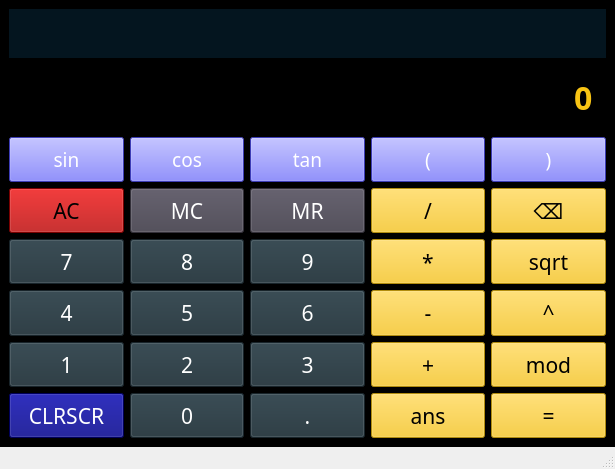
<?xml version="1.0" encoding="UTF-8"?>
<ui version="4.0">
 <class>Calculator</class>
 <widget class="QMainWindow" name="Calculator">
  <property name="geometry">
   <rect>
    <x>0</x>
    <y>0</y>
    <width>615</width>
    <height>469</height>
   </rect>
  </property>
  <property name="windowTitle">
   <string>Calculator</string>
  </property>
  <property name="styleSheet">
   <string notr="true"/>
  </property>
  <widget class="QWidget" name="centralwidget">
   <property name="styleSheet">
    <string notr="true">QWidget {
	background: #000000
}</string>
   </property>
   <layout class="QGridLayout" name="gridLayout">
    <item row="7" column="1">
     <widget class="QPushButton" name="digBtn5">
      <property name="sizePolicy">
       <sizepolicy hsizetype="Preferred" vsizetype="Preferred">
        <horstretch>0</horstretch>
        <verstretch>0</verstretch>
       </sizepolicy>
      </property>
      <property name="font">
       <font>
        <family>Raleway Medium</family>
        <pointsize>16</pointsize>
        <weight>50</weight>
        <bold>false</bold>
       </font>
      </property>
      <property name="styleSheet">
       <string notr="true">QPushButton {
	background-color: #22333B;
	color: #ffffff;
	padding: 5px;
}</string>
      </property>
      <property name="text">
       <string>5</string>
      </property>
     </widget>
    </item>
    <item row="5" column="1">
     <widget class="QPushButton" name="mcBtn">
      <property name="sizePolicy">
       <sizepolicy hsizetype="Preferred" vsizetype="Preferred">
        <horstretch>0</horstretch>
        <verstretch>0</verstretch>
       </sizepolicy>
      </property>
      <property name="font">
       <font>
        <family>Raleway Medium</family>
        <pointsize>16</pointsize>
        <weight>50</weight>
        <bold>false</bold>
       </font>
      </property>
      <property name="styleSheet">
       <string notr="true">QPushButton {
	background-color: #474350;
	color: #ffffff;
	padding: 5px;
}</string>
      </property>
      <property name="text">
       <string>MC</string>
      </property>
     </widget>
    </item>
    <item row="3" column="1">
     <widget class="QPushButton" name="cosBtn">
      <property name="sizePolicy">
       <sizepolicy hsizetype="Preferred" vsizetype="Preferred">
        <horstretch>0</horstretch>
        <verstretch>0</verstretch>
       </sizepolicy>
      </property>
      <property name="font">
       <font>
        <family>Raleway Medium</family>
        <pointsize>14</pointsize>
       </font>
      </property>
      <property name="styleSheet">
       <string notr="true">QPushButton {
	background: rgb(85, 85, 255);
	color: #ffffff;
}</string>
      </property>
      <property name="text">
       <string>cos</string>
      </property>
     </widget>
    </item>
    <item row="8" column="2">
     <widget class="QPushButton" name="digBtn3">
      <property name="sizePolicy">
       <sizepolicy hsizetype="Preferred" vsizetype="Preferred">
        <horstretch>0</horstretch>
        <verstretch>0</verstretch>
       </sizepolicy>
      </property>
      <property name="font">
       <font>
        <family>Raleway Medium</family>
        <pointsize>16</pointsize>
        <weight>50</weight>
        <bold>false</bold>
       </font>
      </property>
      <property name="styleSheet">
       <string notr="true">QPushButton {
	background-color: #22333B;
	color: #ffffff;
	padding: 5px;
}</string>
      </property>
      <property name="text">
       <string>3</string>
      </property>
     </widget>
    </item>
    <item row="3" column="4">
     <widget class="QPushButton" name="closeBrBtn">
      <property name="sizePolicy">
       <sizepolicy hsizetype="Preferred" vsizetype="Preferred">
        <horstretch>0</horstretch>
        <verstretch>0</verstretch>
       </sizepolicy>
      </property>
      <property name="font">
       <font>
        <family>Raleway Medium</family>
        <pointsize>14</pointsize>
       </font>
      </property>
      <property name="styleSheet">
       <string notr="true">QPushButton {
	background: rgb(85, 85, 255);
	color: #ffffff;
}</string>
      </property>
      <property name="text">
       <string>)</string>
      </property>
     </widget>
    </item>
    <item row="6" column="4">
     <widget class="QPushButton" name="sqrtBtn">
      <property name="sizePolicy">
       <sizepolicy hsizetype="Preferred" vsizetype="Preferred">
        <horstretch>0</horstretch>
        <verstretch>0</verstretch>
       </sizepolicy>
      </property>
      <property name="font">
       <font>
        <family>Raleway Medium</family>
        <pointsize>16</pointsize>
        <weight>50</weight>
        <bold>false</bold>
       </font>
      </property>
      <property name="styleSheet">
       <string notr="true">QPushButton {
	background-color: #f8c414;
	color: #000000;
	padding: 5px;
}</string>
      </property>
      <property name="text">
       <string>sqrt</string>
      </property>
     </widget>
    </item>
    <item row="3" column="2">
     <widget class="QPushButton" name="tanBtn">
      <property name="sizePolicy">
       <sizepolicy hsizetype="Preferred" vsizetype="Preferred">
        <horstretch>0</horstretch>
        <verstretch>0</verstretch>
       </sizepolicy>
      </property>
      <property name="font">
       <font>
        <family>Raleway Medium</family>
        <pointsize>14</pointsize>
       </font>
      </property>
      <property name="styleSheet">
       <string notr="true">QPushButton {
	background: rgb(85, 85, 255);
	color: #ffffff;
}</string>
      </property>
      <property name="text">
       <string>tan</string>
      </property>
     </widget>
    </item>
    <item row="9" column="3">
     <widget class="QPushButton" name="ansBtn">
      <property name="sizePolicy">
       <sizepolicy hsizetype="Preferred" vsizetype="Preferred">
        <horstretch>0</horstretch>
        <verstretch>0</verstretch>
       </sizepolicy>
      </property>
      <property name="font">
       <font>
        <family>Raleway Medium</family>
        <pointsize>16</pointsize>
        <weight>50</weight>
        <bold>false</bold>
       </font>
      </property>
      <property name="styleSheet">
       <string notr="true">QPushButton {
	background-color: #f8c414;
	color: #000000;
	padding: 5px;
}</string>
      </property>
      <property name="text">
       <string>ans</string>
      </property>
     </widget>
    </item>
    <item row="9" column="1">
     <widget class="QPushButton" name="digBtn0">
      <property name="sizePolicy">
       <sizepolicy hsizetype="Preferred" vsizetype="Preferred">
        <horstretch>0</horstretch>
        <verstretch>0</verstretch>
       </sizepolicy>
      </property>
      <property name="font">
       <font>
        <family>Raleway Medium</family>
        <pointsize>16</pointsize>
        <weight>50</weight>
        <bold>false</bold>
       </font>
      </property>
      <property name="styleSheet">
       <string notr="true">QPushButton {
	background-color: #22333B;
	color: #ffffff;
	padding: 5px;
}</string>
      </property>
      <property name="text">
       <string>0</string>
      </property>
     </widget>
    </item>
    <item row="7" column="0">
     <widget class="QPushButton" name="digBtn4">
      <property name="sizePolicy">
       <sizepolicy hsizetype="Preferred" vsizetype="Preferred">
        <horstretch>0</horstretch>
        <verstretch>0</verstretch>
       </sizepolicy>
      </property>
      <property name="font">
       <font>
        <family>Raleway Medium</family>
        <pointsize>16</pointsize>
        <weight>50</weight>
        <bold>false</bold>
       </font>
      </property>
      <property name="styleSheet">
       <string notr="true">QPushButton {
	background-color: #22333B;
	color: #ffffff;
	padding: 5px;
}</string>
      </property>
      <property name="text">
       <string>4</string>
      </property>
     </widget>
    </item>
    <item row="5" column="3">
     <widget class="QPushButton" name="divBtn">
      <property name="sizePolicy">
       <sizepolicy hsizetype="Preferred" vsizetype="Preferred">
        <horstretch>0</horstretch>
        <verstretch>0</verstretch>
       </sizepolicy>
      </property>
      <property name="font">
       <font>
        <family>Raleway Medium</family>
        <pointsize>16</pointsize>
        <weight>50</weight>
        <bold>false</bold>
       </font>
      </property>
      <property name="styleSheet">
       <string notr="true">QPushButton {
	background-color: #f8c414;
	color: #000000;
	padding: 5px;
}</string>
      </property>
      <property name="text">
       <string>/</string>
      </property>
     </widget>
    </item>
    <item row="5" column="2">
     <widget class="QPushButton" name="mrBtn">
      <property name="sizePolicy">
       <sizepolicy hsizetype="Preferred" vsizetype="Preferred">
        <horstretch>0</horstretch>
        <verstretch>0</verstretch>
       </sizepolicy>
      </property>
      <property name="font">
       <font>
        <family>Raleway Medium</family>
        <pointsize>16</pointsize>
        <weight>50</weight>
        <bold>false</bold>
       </font>
      </property>
      <property name="styleSheet">
       <string notr="true">QPushButton {
	background-color: #474350;
	color: #ffffff;
	padding: 5px;
}</string>
      </property>
      <property name="text">
       <string>MR</string>
      </property>
     </widget>
    </item>
    <item row="5" column="4">
     <widget class="QPushButton" name="delBtn">
      <property name="sizePolicy">
       <sizepolicy hsizetype="Preferred" vsizetype="Preferred">
        <horstretch>0</horstretch>
        <verstretch>0</verstretch>
       </sizepolicy>
      </property>
      <property name="font">
       <font>
        <family>Raleway Medium</family>
        <pointsize>16</pointsize>
        <weight>50</weight>
        <bold>false</bold>
       </font>
      </property>
      <property name="styleSheet">
       <string notr="true">QPushButton {
	background-color: #f8c414;
	color: #000000;
	padding: 5px;
}</string>
      </property>
      <property name="text">
       <string>⌫</string>
      </property>
     </widget>
    </item>
    <item row="8" column="4">
     <widget class="QPushButton" name="modBtn">
      <property name="sizePolicy">
       <sizepolicy hsizetype="Preferred" vsizetype="Preferred">
        <horstretch>0</horstretch>
        <verstretch>0</verstretch>
       </sizepolicy>
      </property>
      <property name="font">
       <font>
        <family>Raleway Medium</family>
        <pointsize>16</pointsize>
        <weight>50</weight>
        <bold>false</bold>
       </font>
      </property>
      <property name="styleSheet">
       <string notr="true">QPushButton {
	background-color: #f8c414;
	color: #000000;
	padding: 5px;
}</string>
      </property>
      <property name="text">
       <string>mod</string>
      </property>
     </widget>
    </item>
    <item row="8" column="0">
     <widget class="QPushButton" name="digBtn1">
      <property name="sizePolicy">
       <sizepolicy hsizetype="Preferred" vsizetype="Preferred">
        <horstretch>0</horstretch>
        <verstretch>0</verstretch>
       </sizepolicy>
      </property>
      <property name="font">
       <font>
        <family>Raleway Medium</family>
        <pointsize>16</pointsize>
        <weight>50</weight>
        <bold>false</bold>
       </font>
      </property>
      <property name="styleSheet">
       <string notr="true">QPushButton {
	background-color: #22333B;
	color: #ffffff;
	padding: 5px;
}</string>
      </property>
      <property name="text">
       <string>1</string>
      </property>
     </widget>
    </item>
    <item row="7" column="4">
     <widget class="QPushButton" name="powBtn">
      <property name="sizePolicy">
       <sizepolicy hsizetype="Preferred" vsizetype="Preferred">
        <horstretch>0</horstretch>
        <verstretch>0</verstretch>
       </sizepolicy>
      </property>
      <property name="font">
       <font>
        <family>Raleway Medium</family>
        <pointsize>16</pointsize>
        <weight>50</weight>
        <bold>false</bold>
       </font>
      </property>
      <property name="styleSheet">
       <string notr="true">QPushButton {
	background-color: #f8c414;
	color: #000000;
	padding: 5px;
}</string>
      </property>
      <property name="text">
       <string>^</string>
      </property>
     </widget>
    </item>
    <item row="7" column="2">
     <widget class="QPushButton" name="digBtn6">
      <property name="sizePolicy">
       <sizepolicy hsizetype="Preferred" vsizetype="Preferred">
        <horstretch>0</horstretch>
        <verstretch>0</verstretch>
       </sizepolicy>
      </property>
      <property name="font">
       <font>
        <family>Raleway Medium</family>
        <pointsize>16</pointsize>
        <weight>50</weight>
        <bold>false</bold>
       </font>
      </property>
      <property name="styleSheet">
       <string notr="true">QPushButton {
	background-color: #22333B;
	color: #ffffff;
	padding: 5px;
}</string>
      </property>
      <property name="text">
       <string>6</string>
      </property>
     </widget>
    </item>
    <item row="0" column="0" colspan="5">
     <widget class="QLineEdit" name="errorLog">
      <property name="sizePolicy">
       <sizepolicy hsizetype="Preferred" vsizetype="Fixed">
        <horstretch>0</horstretch>
        <verstretch>0</verstretch>
       </sizepolicy>
      </property>
      <property name="font">
       <font>
        <family>Raleway Medium</family>
        <pointsize>14</pointsize>
       </font>
      </property>
      <property name="styleSheet">
       <string notr="true">QLineEdit {
	background: #04151F;
	color: #f8c414;
	border: transparent;
	padding: 10px;
}</string>
      </property>
      <property name="alignment">
       <set>Qt::AlignRight|Qt::AlignTrailing|Qt::AlignVCenter</set>
      </property>
      <property name="readOnly">
       <bool>true</bool>
      </property>
     </widget>
    </item>
    <item row="9" column="4">
     <widget class="QPushButton" name="evalBtn">
      <property name="sizePolicy">
       <sizepolicy hsizetype="Preferred" vsizetype="Preferred">
        <horstretch>0</horstretch>
        <verstretch>0</verstretch>
       </sizepolicy>
      </property>
      <property name="font">
       <font>
        <family>Raleway Medium</family>
        <pointsize>16</pointsize>
        <weight>50</weight>
        <bold>false</bold>
       </font>
      </property>
      <property name="styleSheet">
       <string notr="true">QPushButton {
	background-color: #f8c414;
	color: #000000;
	padding: 5px;
}</string>
      </property>
      <property name="text">
       <string>=</string>
      </property>
     </widget>
    </item>
    <item row="6" column="1">
     <widget class="QPushButton" name="digBtn8">
      <property name="sizePolicy">
       <sizepolicy hsizetype="Preferred" vsizetype="Preferred">
        <horstretch>0</horstretch>
        <verstretch>0</verstretch>
       </sizepolicy>
      </property>
      <property name="font">
       <font>
        <family>Raleway Medium</family>
        <pointsize>16</pointsize>
        <weight>50</weight>
        <bold>false</bold>
       </font>
      </property>
      <property name="styleSheet">
       <string notr="true">QPushButton {
	background-color: #22333B;
	color: #ffffff;
	padding: 5px;
}</string>
      </property>
      <property name="text">
       <string>8</string>
      </property>
     </widget>
    </item>
    <item row="3" column="0">
     <widget class="QPushButton" name="sinBtn">
      <property name="sizePolicy">
       <sizepolicy hsizetype="Preferred" vsizetype="Preferred">
        <horstretch>0</horstretch>
        <verstretch>0</verstretch>
       </sizepolicy>
      </property>
      <property name="font">
       <font>
        <family>Raleway Medium</family>
        <pointsize>14</pointsize>
       </font>
      </property>
      <property name="styleSheet">
       <string notr="true">QPushButton {
	background: rgb(85, 85, 255);
	color: #ffffff;
}</string>
      </property>
      <property name="text">
       <string>sin</string>
      </property>
     </widget>
    </item>
    <item row="8" column="3">
     <widget class="QPushButton" name="addBtn">
      <property name="sizePolicy">
       <sizepolicy hsizetype="Preferred" vsizetype="Preferred">
        <horstretch>0</horstretch>
        <verstretch>0</verstretch>
       </sizepolicy>
      </property>
      <property name="font">
       <font>
        <family>Raleway Medium</family>
        <pointsize>16</pointsize>
        <weight>50</weight>
        <bold>false</bold>
       </font>
      </property>
      <property name="styleSheet">
       <string notr="true">QPushButton {
	background-color: #f8c414;
	color: #000000;
	padding: 5px;
}</string>
      </property>
      <property name="text">
       <string>+</string>
      </property>
     </widget>
    </item>
    <item row="9" column="2">
     <widget class="QPushButton" name="decimalBtn">
      <property name="sizePolicy">
       <sizepolicy hsizetype="Preferred" vsizetype="Preferred">
        <horstretch>0</horstretch>
        <verstretch>0</verstretch>
       </sizepolicy>
      </property>
      <property name="font">
       <font>
        <family>Raleway Medium</family>
        <pointsize>16</pointsize>
        <weight>50</weight>
        <bold>false</bold>
       </font>
      </property>
      <property name="styleSheet">
       <string notr="true">QPushButton {
	background-color: #22333B;
	color: #ffffff;
	padding: 5px;
}</string>
      </property>
      <property name="text">
       <string>.</string>
      </property>
     </widget>
    </item>
    <item row="7" column="3">
     <widget class="QPushButton" name="substractBtn">
      <property name="sizePolicy">
       <sizepolicy hsizetype="Preferred" vsizetype="Preferred">
        <horstretch>0</horstretch>
        <verstretch>0</verstretch>
       </sizepolicy>
      </property>
      <property name="font">
       <font>
        <family>Raleway Medium</family>
        <pointsize>16</pointsize>
        <weight>50</weight>
        <bold>false</bold>
       </font>
      </property>
      <property name="styleSheet">
       <string notr="true">QPushButton {
	background-color: #f8c414;
	color: #000000;
	padding: 5px;
}</string>
      </property>
      <property name="text">
       <string>-</string>
      </property>
     </widget>
    </item>
    <item row="6" column="3">
     <widget class="QPushButton" name="mulBtn">
      <property name="sizePolicy">
       <sizepolicy hsizetype="Preferred" vsizetype="Preferred">
        <horstretch>0</horstretch>
        <verstretch>0</verstretch>
       </sizepolicy>
      </property>
      <property name="font">
       <font>
        <family>Raleway Medium</family>
        <pointsize>16</pointsize>
        <weight>50</weight>
        <bold>false</bold>
       </font>
      </property>
      <property name="styleSheet">
       <string notr="true">QPushButton {
	background-color: #f8c414;
	color: #000000;
	padding: 5px;
}</string>
      </property>
      <property name="text">
       <string>*</string>
      </property>
     </widget>
    </item>
    <item row="3" column="3">
     <widget class="QPushButton" name="openBrBtn">
      <property name="sizePolicy">
       <sizepolicy hsizetype="Preferred" vsizetype="Preferred">
        <horstretch>0</horstretch>
        <verstretch>0</verstretch>
       </sizepolicy>
      </property>
      <property name="font">
       <font>
        <family>Raleway Medium</family>
        <pointsize>14</pointsize>
       </font>
      </property>
      <property name="styleSheet">
       <string notr="true">QPushButton {
	background: rgb(85, 85, 255);
	color: #ffffff;
}</string>
      </property>
      <property name="text">
       <string>(</string>
      </property>
     </widget>
    </item>
    <item row="6" column="0">
     <widget class="QPushButton" name="digBtn7">
      <property name="sizePolicy">
       <sizepolicy hsizetype="Preferred" vsizetype="Preferred">
        <horstretch>0</horstretch>
        <verstretch>0</verstretch>
       </sizepolicy>
      </property>
      <property name="font">
       <font>
        <family>Raleway Medium</family>
        <pointsize>16</pointsize>
        <weight>50</weight>
        <bold>false</bold>
       </font>
      </property>
      <property name="styleSheet">
       <string notr="true">QPushButton {
	background-color: #22333B;
	color: #ffffff;
	padding: 5px;
}</string>
      </property>
      <property name="text">
       <string>7</string>
      </property>
     </widget>
    </item>
    <item row="2" column="0" colspan="5">
     <widget class="QLineEdit" name="display">
      <property name="sizePolicy">
       <sizepolicy hsizetype="Preferred" vsizetype="Preferred">
        <horstretch>0</horstretch>
        <verstretch>0</verstretch>
       </sizepolicy>
      </property>
      <property name="font">
       <font>
        <family>Raleway Medium</family>
        <pointsize>24</pointsize>
        <weight>75</weight>
        <bold>true</bold>
       </font>
      </property>
      <property name="styleSheet">
       <string notr="true">QLineEdit {
	color: #f8c414;
	padding: 10px;
	border: transparent;
}</string>
      </property>
      <property name="text">
       <string>0</string>
      </property>
      <property name="alignment">
       <set>Qt::AlignRight|Qt::AlignTrailing|Qt::AlignVCenter</set>
      </property>
      <property name="readOnly">
       <bool>true</bool>
      </property>
     </widget>
    </item>
    <item row="8" column="1">
     <widget class="QPushButton" name="digBtn2">
      <property name="sizePolicy">
       <sizepolicy hsizetype="Preferred" vsizetype="Preferred">
        <horstretch>0</horstretch>
        <verstretch>0</verstretch>
       </sizepolicy>
      </property>
      <property name="font">
       <font>
        <family>Raleway Medium</family>
        <pointsize>16</pointsize>
        <weight>50</weight>
        <bold>false</bold>
       </font>
      </property>
      <property name="styleSheet">
       <string notr="true">QPushButton {
	background-color: #22333B;
	color: #ffffff;
	padding: 5px;
}</string>
      </property>
      <property name="text">
       <string>2</string>
      </property>
     </widget>
    </item>
    <item row="6" column="2">
     <widget class="QPushButton" name="digBtn9">
      <property name="sizePolicy">
       <sizepolicy hsizetype="Preferred" vsizetype="Preferred">
        <horstretch>0</horstretch>
        <verstretch>0</verstretch>
       </sizepolicy>
      </property>
      <property name="font">
       <font>
        <family>Raleway Medium</family>
        <pointsize>16</pointsize>
        <weight>50</weight>
        <bold>false</bold>
       </font>
      </property>
      <property name="styleSheet">
       <string notr="true">QPushButton {
	background-color: #22333B;
	color: #ffffff;
	padding: 5px;
}</string>
      </property>
      <property name="text">
       <string>9</string>
      </property>
     </widget>
    </item>
    <item row="9" column="0">
     <widget class="QPushButton" name="clrscrBtn">
      <property name="sizePolicy">
       <sizepolicy hsizetype="Preferred" vsizetype="Preferred">
        <horstretch>0</horstretch>
        <verstretch>0</verstretch>
       </sizepolicy>
      </property>
      <property name="font">
       <font>
        <family>Raleway Medium</family>
        <pointsize>16</pointsize>
        <weight>50</weight>
        <bold>false</bold>
       </font>
      </property>
      <property name="styleSheet">
       <string notr="true">QPushButton {
	background-color: rgb(0, 0, 127);
	color: #ffffff;
	padding: 5px;
}</string>
      </property>
      <property name="text">
       <string>CLRSCR</string>
      </property>
     </widget>
    </item>
    <item row="5" column="0">
     <widget class="QPushButton" name="clearBtn">
      <property name="sizePolicy">
       <sizepolicy hsizetype="Preferred" vsizetype="Preferred">
        <horstretch>0</horstretch>
        <verstretch>0</verstretch>
       </sizepolicy>
      </property>
      <property name="font">
       <font>
        <family>Raleway Medium</family>
        <pointsize>16</pointsize>
        <weight>50</weight>
        <bold>false</bold>
       </font>
      </property>
      <property name="styleSheet">
       <string notr="true">QPushButton {
	background-color: #AA0000;
	color: #000000;
	padding: 5px;
}</string>
      </property>
      <property name="text">
       <string>AC</string>
      </property>
     </widget>
    </item>
   </layout>
  </widget>
  <widget class="QStatusBar" name="statusbar"/>
 </widget>
 <resources/>
 <connections/>
</ui>
